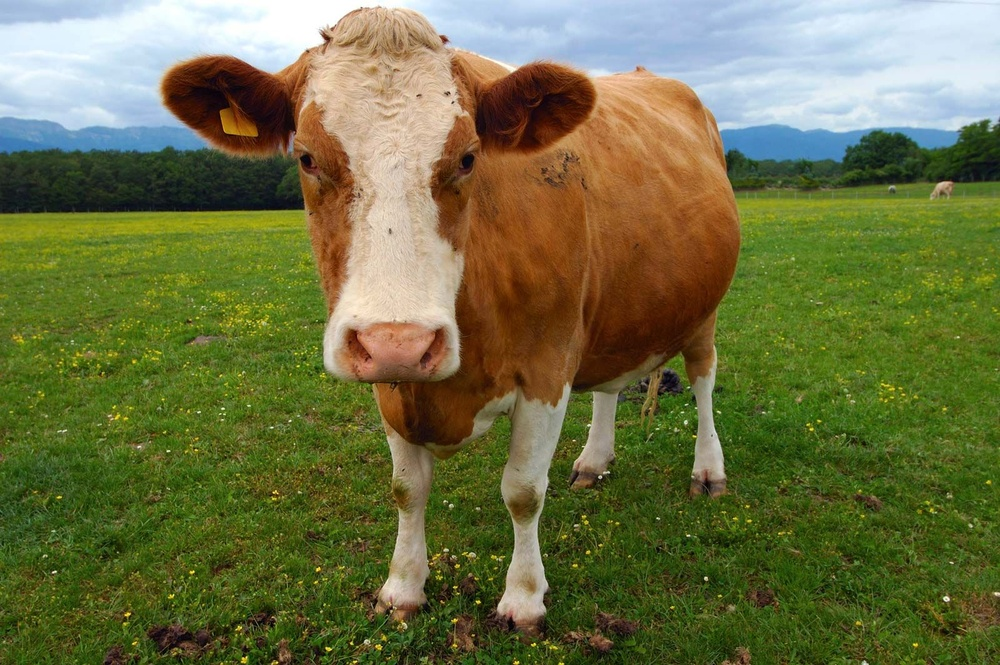
#> input picture lab_3/cow_images/000001.jpg, 1000 x 665 px, shrunk from 1600 x 1064 before the run
$ python lab3.py --input cow_images/000001.jpg --output out.png
#> lines starting #> are read from the running program, lines starting #| are printed output that depends on the picture
#> in main, pil_image is the input picture: PIL image 1000x665 RGB; mean R, G, B 108.8, 112.4, 67.5
#| Размер изображения: (665, 1000, 3)
#| Тип данных: uint8
import argparse
import numpy as np
from pathlib import Path
from PIL import Image
import os

def apply_gradient_effect(image, direction='right', intensity=0.5):
    """
    Применяет эффект градиента к изображению.

    Args:
        image: Входное изображение (numpy array)
        direction: Направление градиента ('left', 'right', 'top', 'bottom')
        intensity: Интенсивность градиента (0.0 - 1.0)

    Returns:
        Изображение с примененным градиентом
    """
#> called with direction = 'right', intensity = 0.5

    result = image.astype(np.float64)

    h, w = image.shape[:2]
#> h = 665; w = 1000
    gradient = np.linspace(0, intensity, w if direction in ['left', 'right'] else h)
#> gradient = 1000 values from 0 to 0.5

    if direction == 'right':
        gradient_mask = np.tile(gradient, (h, 1))
    elif direction == 'left':
        gradient_mask = np.tile(gradient[::-1], (h, 1))
    elif direction == 'bottom':
        gradient_mask = np.tile(gradient, (w, 1)).T
    elif direction == 'top':
        gradient_mask = np.tile(gradient[::-1], (w, 1)).T
    else:
        raise ValueError(f"Неизвестное направление: {direction}")

    if len(image.shape) == 3:
        gradient_mask = np.expand_dims(gradient_mask, axis=2)

    result += result * gradient_mask
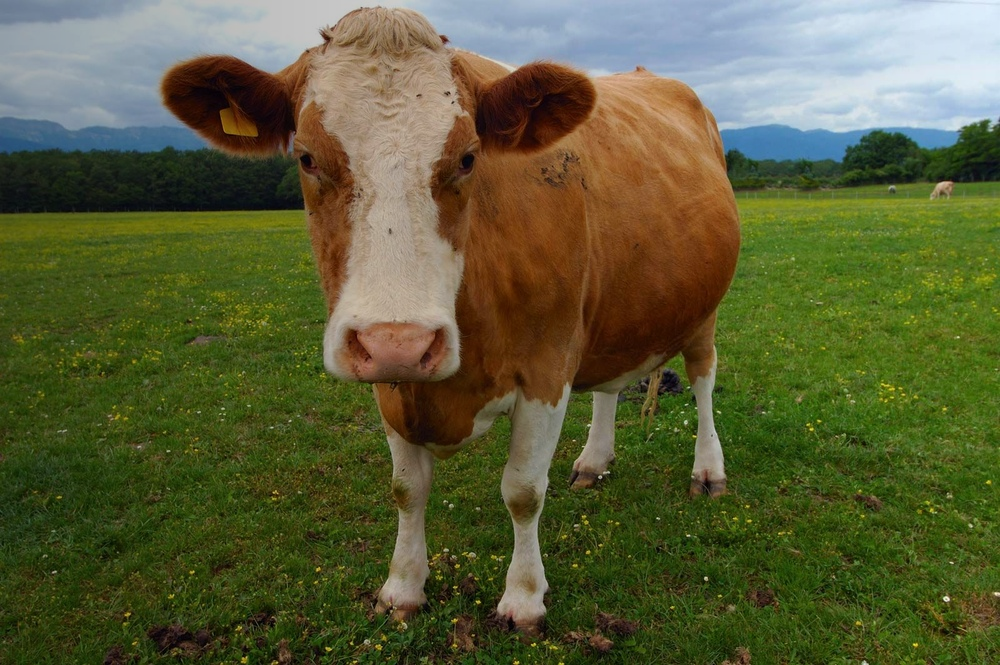
#> result: shape (665, 1000, 3) float64; mean R, G, B 135.9, 140.5, 84.5; drawn with min black and max white
    result = np.clip(result, 0, 255)
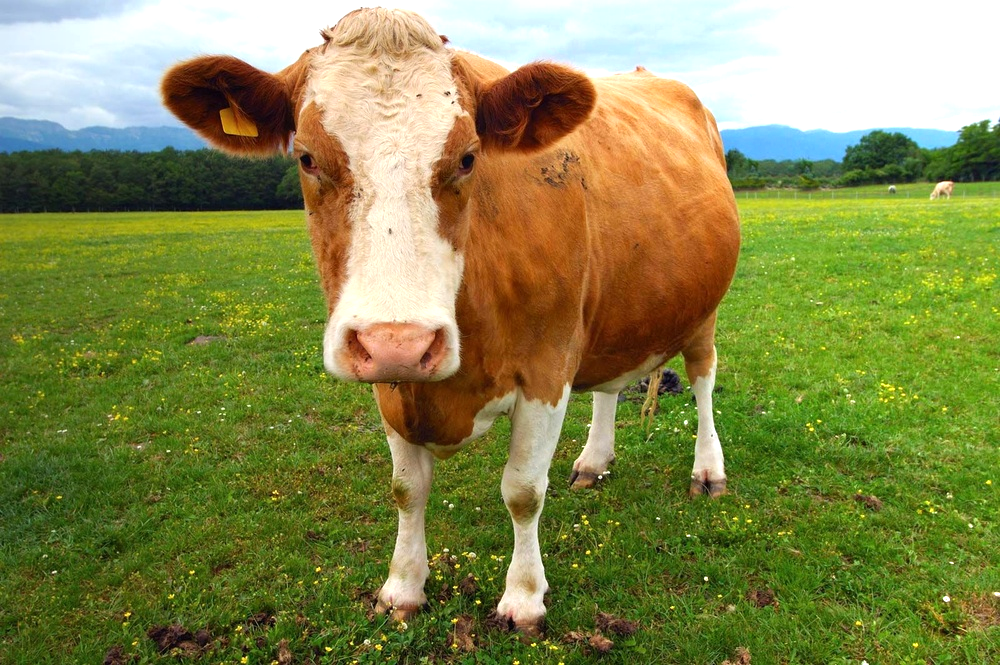
#> result: shape (665, 1000, 3) float64; mean R, G, B 133.1, 136.5, 77.8

    return result.astype(np.uint8)


def main():
    parser = argparse.ArgumentParser(description='Применение эффекта градиента к изображению')
    parser.add_argument('--input', type=str, required=True, help='Путь к исходному изображению')
    parser.add_argument('--output', type=str, required=True, help='Путь для сохранения результата')
    parser.add_argument('--direction', type=str, default='right',
                       choices=['left', 'right', 'top', 'bottom'],
                       help='Направление градиента (default: right)')
    parser.add_argument('--intensity', type=float, default=0.5,
                       help='Интенсивность градиента 0.0-1.0 (default: 0.5)')

    args = parser.parse_args()

    input_path = Path(args.input)
    if not input_path.exists():
        print(f"Ошибка: Файл {args.input} не найден")
        return

    if not 0 <= args.intensity <= 1:
        print("Ошибка: Интенсивность должна быть между 0.0 и 1.0")
        return

    try:
        pil_image = Image.open(args.input)
        if pil_image.mode != 'RGB':
            pil_image = pil_image.convert('RGB')
        image = np.array(pil_image)
    except Exception as e:
        print(f"Ошибка: Не удалось загрузить изображение из {args.input}: {e}")
        return

    print(f"Размер изображения: {image.shape}")
    print(f"Тип данных: {image.dtype}")

    result_image = apply_gradient_effect(image, args.direction, args.intensity)

    try:
        result_pil = Image.fromarray(result_image)
        result_pil.save(args.output)
        print(f"Успешно: Результат сохранен в {args.output}")
        print(f"Эффект градиента применен в направлении: {args.direction}")
        print(f"Интенсивность эффекта: {args.intensity}")
    except Exception as e:
        print(f"Ошибка при сохранении результата: {e}")

if __name__ == "__main__":
    main()

$ run again, on lab_3/cow_images/000005.jpg
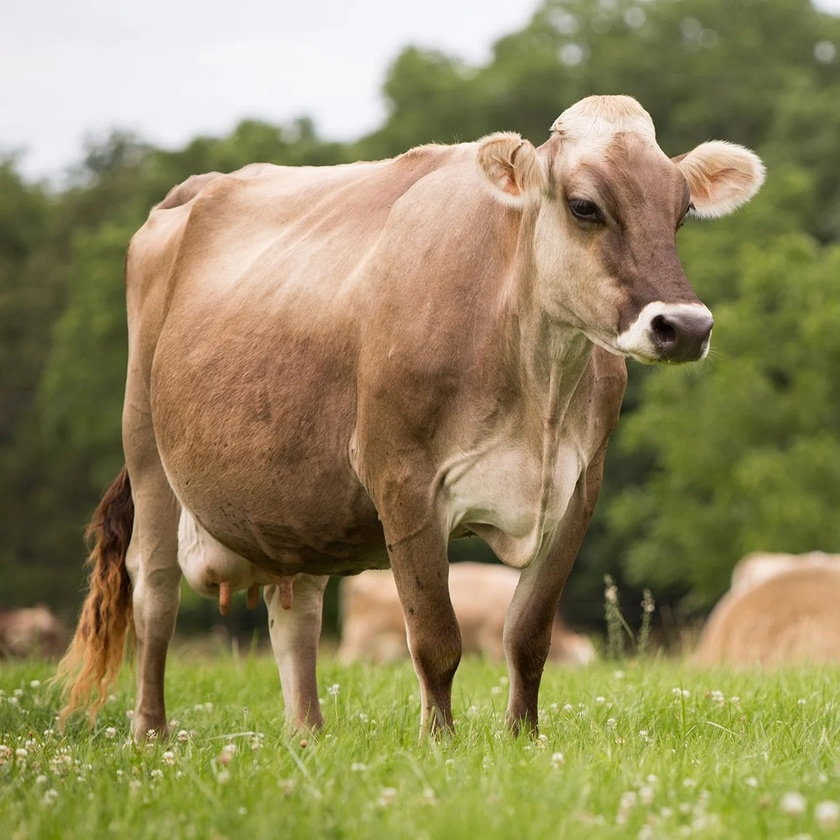
#> input picture lab_3/cow_images/000005.jpg, 840 x 840 px, shrunk from 1250 x 1250 before the run
#> in main, pil_image is the input picture: PIL image 840x840 RGB; mean R, G, B 147.8, 137.9, 95.3
#| Размер изображения: (840, 840, 3)
#| Тип данных: uint8
#> in apply_gradient_effect, `result += result * gradient_mask`:
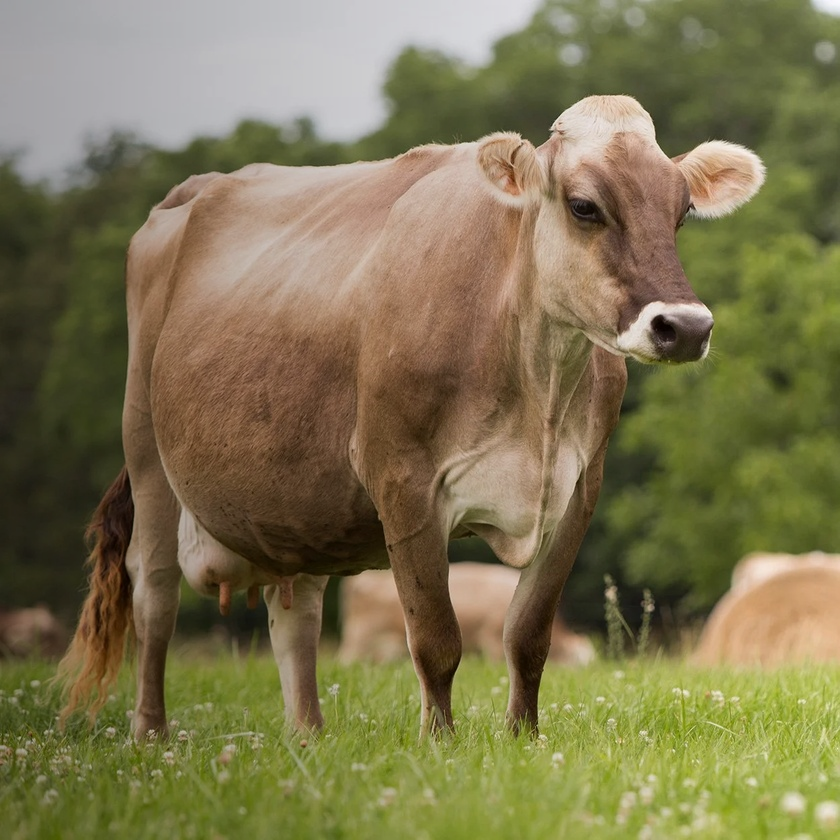
#> result: shape (840, 840, 3) float64; mean R, G, B 184, 172, 117.7; drawn with min black and max white
#> in apply_gradient_effect, `result = np.clip(result, 0, 255)`:
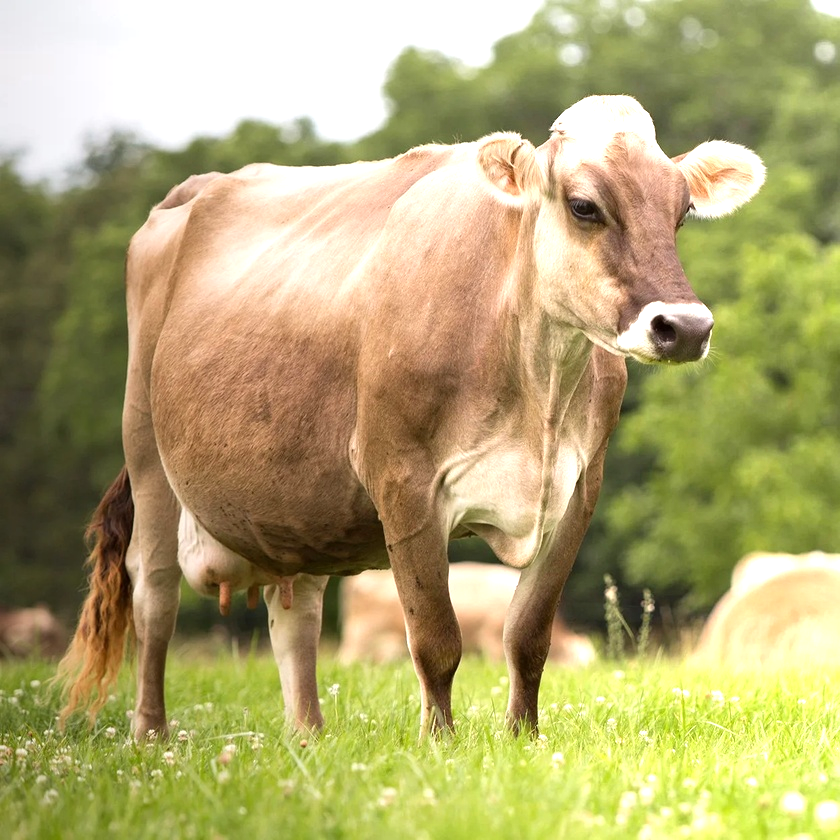
#> result: shape (840, 840, 3) float64; mean R, G, B 177.9, 168.8, 115.4

$ run again, on lab_3/cow_images/000006.jpg
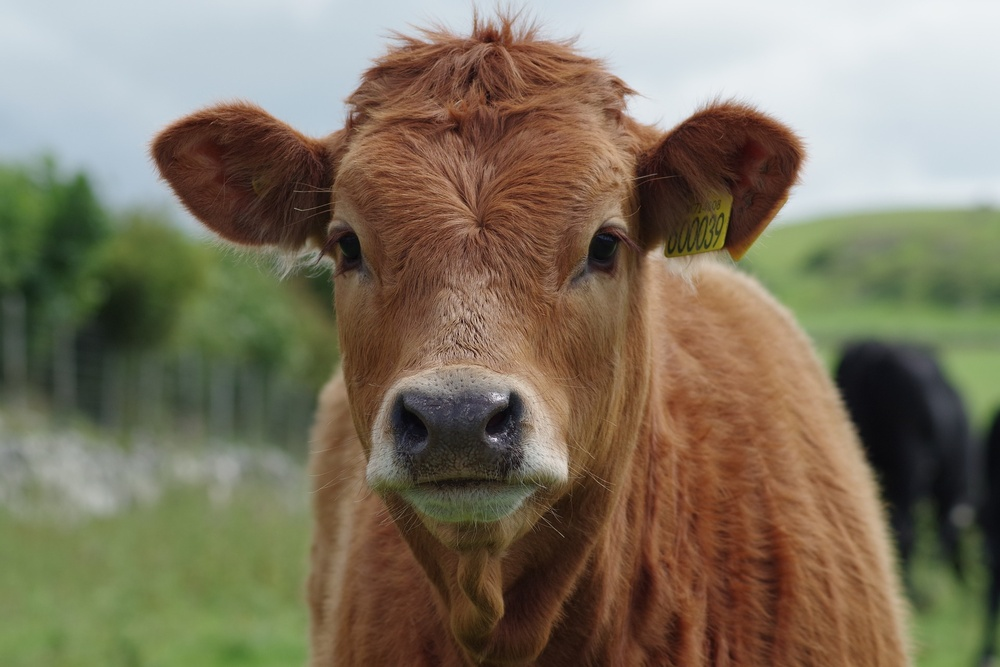
#> input picture lab_3/cow_images/000006.jpg, 1000 x 667 px, shrunk from 1920 x 1280 before the run
#> in main, pil_image is the input picture: PIL image 1000x667 RGB; mean R, G, B 126.4, 116.5, 96
#| Размер изображения: (667, 1000, 3)
#| Тип данных: uint8
#> in apply_gradient_effect, `result += result * gradient_mask`:
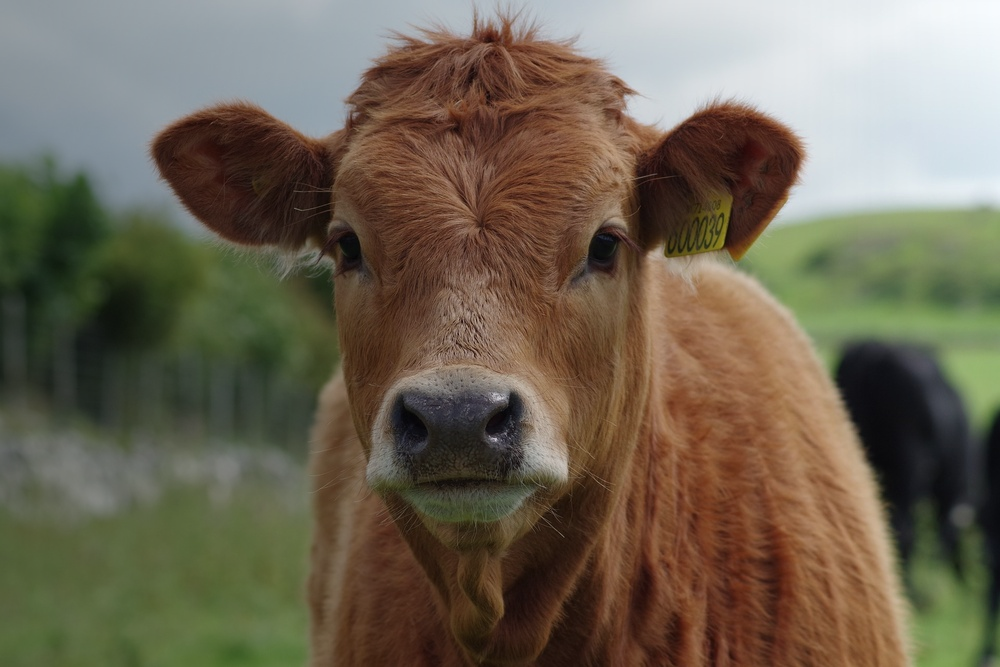
#> result: shape (667, 1000, 3) float64; mean R, G, B 159.2, 145.9, 120.5; drawn with min black and max white
#> in apply_gradient_effect, `result = np.clip(result, 0, 255)`:
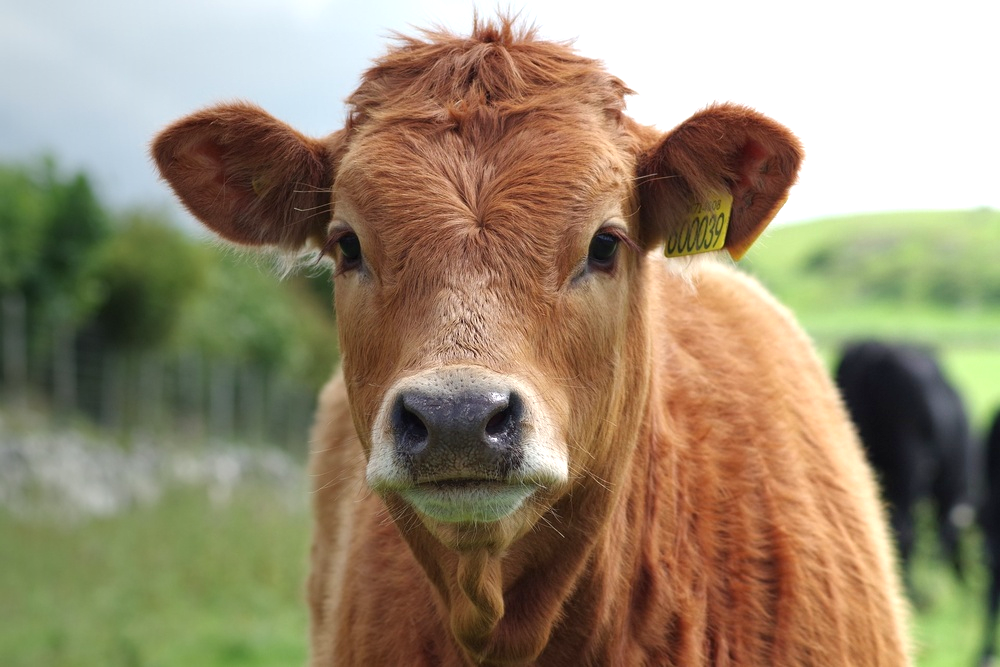
#> result: shape (667, 1000, 3) float64; mean R, G, B 153.3, 139.1, 113.1

$ run again, on lab_3/cow_images/000007.jpg
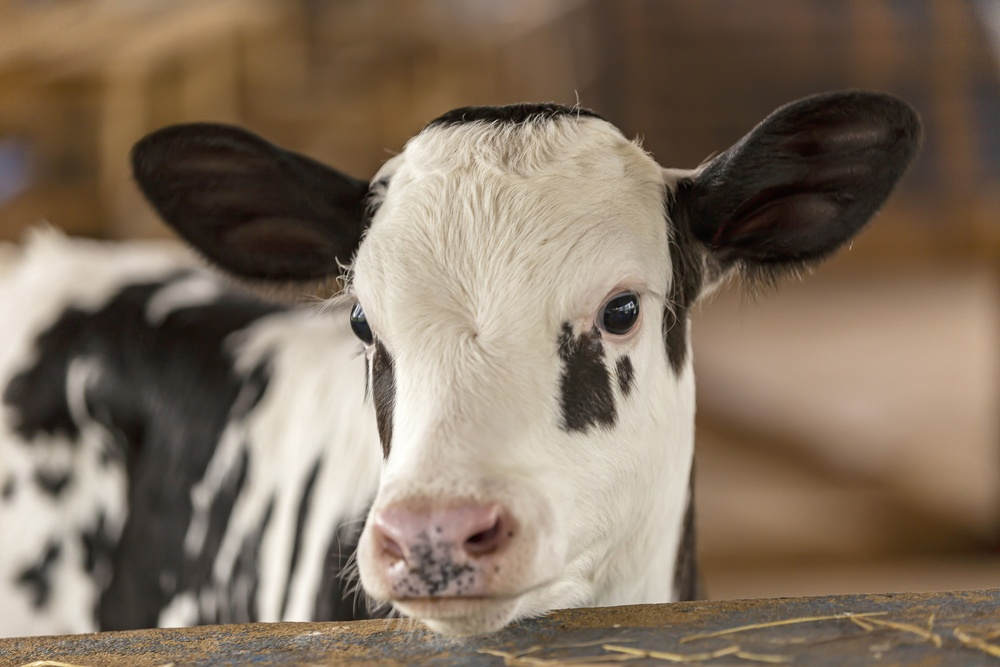
#> input picture lab_3/cow_images/000007.jpg, 1000 x 667 px, shrunk from 2500 x 1667 before the run
#> in main, pil_image is the input picture: PIL image 1000x667 RGB; mean R, G, B 129.9, 113.5, 96.3
#| Размер изображения: (667, 1000, 3)
#| Тип данных: uint8
#> in apply_gradient_effect, `result += result * gradient_mask`:
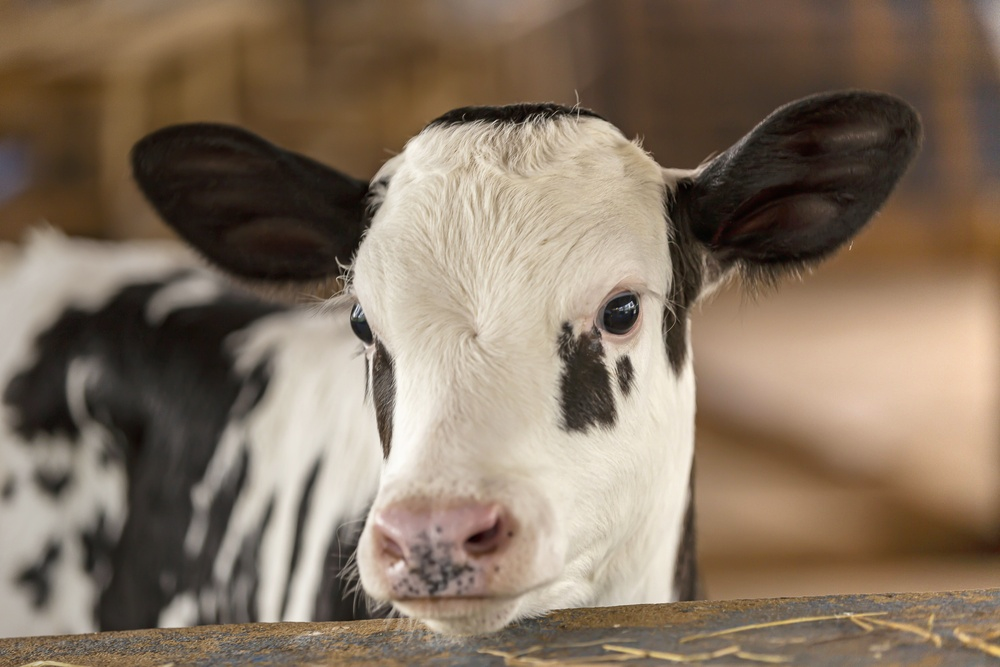
#> result: shape (667, 1000, 3) float64; mean R, G, B 161.9, 141, 119.4; drawn with min black and max white
#> in apply_gradient_effect, `result = np.clip(result, 0, 255)`:
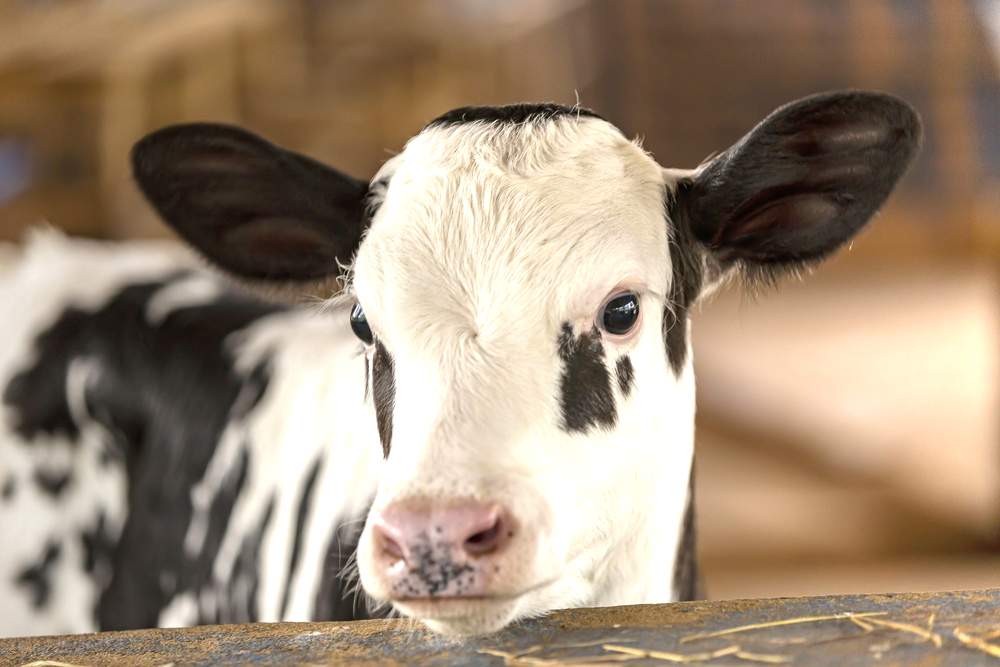
#> result: shape (667, 1000, 3) float64; mean R, G, B 159.2, 139.8, 119.1
